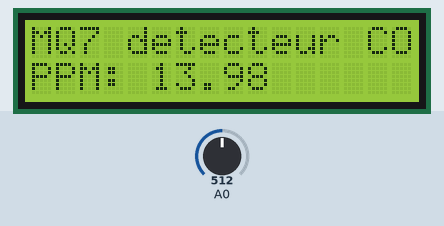
Simulated run of this sketch. Board: Arduino Uno, built with avr-gcc and run on an emulated ATmega328P. Parts: 16×2 character LCD. The inputs (shaded band) are chosen by the test bench; at power-on: A0 = 512. What the sketch prints to the serial monitor is not drawn.

Above: at 1.2 s.
1.3 s: A0 set to 716
At 3.3 s:
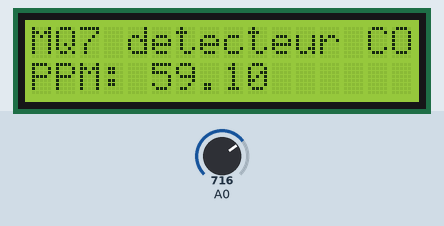
3.6 s: A0 set to 900
At 4.6 s:
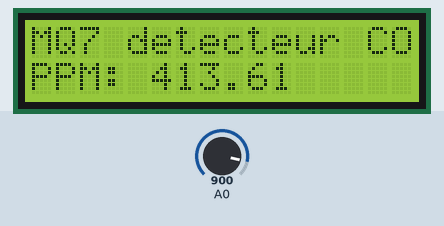
5.6 s: A0 set to 1023
At 7.1 s:
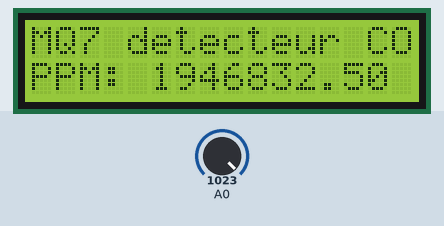
Timing chart, 0 to 8.6 s (numbered marks = the images above; inputs shaded):
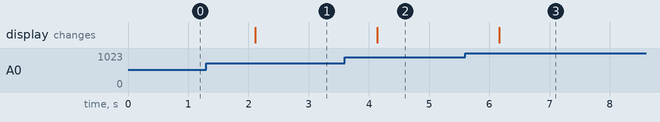

The sketch:

Mq7-CO-1602.ino
```cpp
#include <Wire.h>
#include <LiquidCrystal_I2C.h>

LiquidCrystal_I2C lcd(0x27,16,2);


float RS_gas = 0;
float ratio = 0;
float sensorValue = 0;
float sensor_volt = 0;
float R0 = 7200.0;

void setup() {
 Serial.begin(115200);
   lcd.init();                      // initialize the lcd
  // Print a message to the LCD.
  lcd.backlight();
  lcd.setCursor(0,0);
  lcd.print("MQ7 detecteur CO!");
}

void loop() {
   sensorValue = analogRead(A0);
   sensor_volt = sensorValue/1024*5.0;
   RS_gas = (5.0-sensor_volt)/sensor_volt;
   ratio = RS_gas/R0; //Replace R0 with the value found using the sketch above
   float x = 1538.46 * ratio;
   float ppm = pow(x,-1.709);
   Serial.print("PPM: ");
   Serial.println(ppm);
     lcd.setCursor(0,1);
  lcd.print("PPM: ");
  lcd.print(ppm);
   delay(1000);
}
```

Measured:
- after the input at 1.3 s, the display: changes after 0.81 s (image 1)
- after the input at 3.6 s, the display: changes after 0.54 s (image 2)
- after the input at 5.6 s, the display: changes after 0.57 s (image 3)
